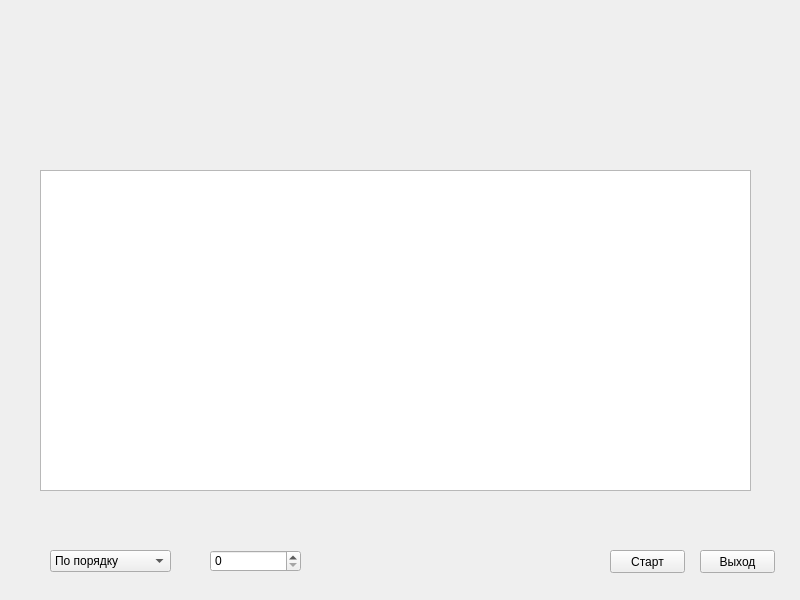
<?xml version="1.0" encoding="UTF-8"?>
<ui version="4.0">
 <class>MainWindow</class>
 <widget class="QMainWindow" name="MainWindow">
  <property name="geometry">
   <rect>
    <x>0</x>
    <y>0</y>
    <width>800</width>
    <height>600</height>
   </rect>
  </property>
  <property name="windowTitle">
   <string>MainWindow</string>
  </property>
  <property name="styleSheet">
   <string notr="true"/>
  </property>
  <widget class="QWidget" name="centralwidget">
   <widget class="QListWidget" name="listWidget">
    <property name="geometry">
     <rect>
      <x>40</x>
      <y>170</y>
      <width>711</width>
      <height>321</height>
     </rect>
    </property>
    <property name="styleSheet">
     <string notr="true">color: rgb(255, 255, 255);</string>
    </property>
   </widget>
   <widget class="QComboBox" name="comboBox">
    <property name="geometry">
     <rect>
      <x>50</x>
      <y>550</y>
      <width>121</width>
      <height>22</height>
     </rect>
    </property>
    <item>
     <property name="text">
      <string>По порядку</string>
     </property>
    </item>
    <item>
     <property name="text">
      <string>По алфавиту</string>
     </property>
    </item>
   </widget>
   <widget class="QPushButton" name="pushButton">
    <property name="geometry">
     <rect>
      <x>610</x>
      <y>550</y>
      <width>75</width>
      <height>23</height>
     </rect>
    </property>
    <property name="text">
     <string>Старт</string>
    </property>
   </widget>
   <widget class="QPushButton" name="pushButton_2">
    <property name="geometry">
     <rect>
      <x>700</x>
      <y>550</y>
      <width>75</width>
      <height>23</height>
     </rect>
    </property>
    <property name="text">
     <string>Выход</string>
    </property>
   </widget>
   <widget class="QSpinBox" name="spinBox">
    <property name="geometry">
     <rect>
      <x>210</x>
      <y>550</y>
      <width>91</width>
      <height>22</height>
     </rect>
    </property>
   </widget>
  </widget>
 </widget>
 <resources/>
 <connections>
  <connection>
   <sender>pushButton</sender>
   <signal>clicked()</signal>
   <receiver>listWidget</receiver>
   <slot>clear()</slot>
   <hints>
    <hint type="sourcelabel">
     <x>633</x>
     <y>556</y>
    </hint>
    <hint type="destinationlabel">
     <x>417</x>
     <y>358</y>
    </hint>
   </hints>
  </connection>
 </connections>
</ui>
